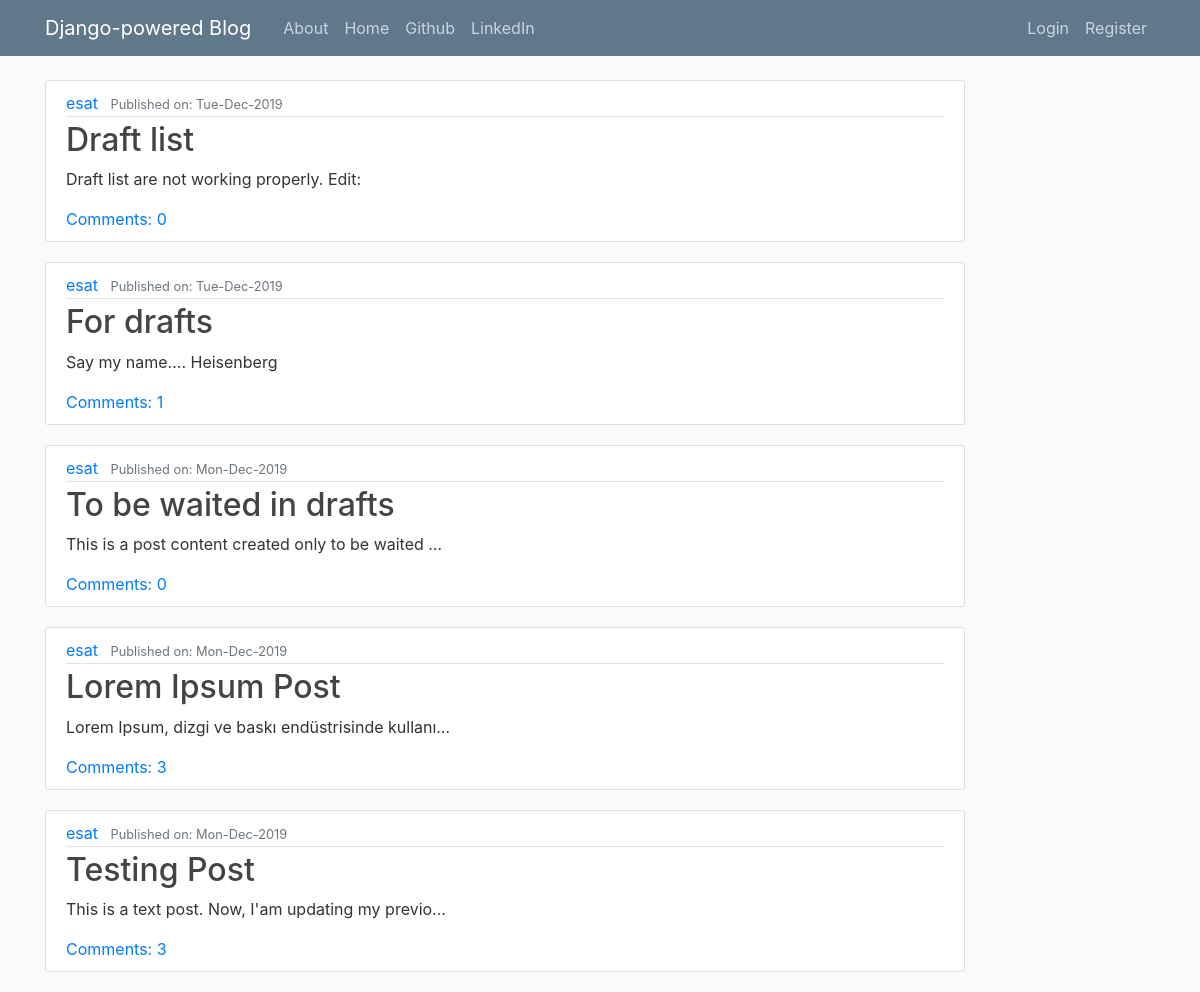
The page / on the database its author committed.
### blog/models.py (models this page shows, shortened)
class Post(models.Model):
    author = models.ForeignKey('auth.User', on_delete=models.CASCADE)
    title = models.CharField(max_length=200)
    text = models.TextField()
    create_date = models.DateTimeField(default=timezone.now)
    published_date = models.DateTimeField(blank=True, null=True)
    last_publication_date = models.DateTimeField(blank=True, null=True)
    def approve_comments(self):
        return self.comments.filter(approved_comment=True)

### blog/views.py (the view)
# urls.py: path('', views.PostListView.as_view(), name='post_list'),
class PostListView(ListView):
    model = Post
    def get_queryset(self):
        return Post.objects.filter(published_date__lte = timezone.now()).order_by('-published_date')

### blog/templates/blog/post_list.html
{% extends "blog/base.html" %}
{% block content %}
{% for post in post_list %}
<article class="media content-section">
  <div class="media-body">
    <div class="article-metadata">
      <a class="mr-2" href="#">{{ post.author }}</a>
      <small class="text-muted">Published on: {{ post.published_date|date:"D-M-Y" }}</small>
    </div>
    <h2><a class="article-title" href="{% url 'blog:post_details' pk=post.pk %}">{{ post.title }}</a></h2>
    <p>{{post.text|truncatechars:50}}</p>
    <a href="{% url 'blog:post_details' pk=post.pk %}">Comments: {{post.approve_comments.count}}</a>
  </div>
</article>
{% endfor %}
{% endblock %}

### blog/templates/blog/base.html (shortened to what this page needs)
<!DOCTYPE html>
{% load staticfiles %}
<html lang="en" dir="ltr">
  <head>
    <link rel="stylesheet" href="https://maxcdn.bootstrapcdn.com/bootstrap/4.0.0/css/bootstrap.min.css">
    <link rel="stylesheet" href="{% static 'css/blog.css' %}">
    </head>
    <body>
    <header class="site-header">
      <nav class="navbar navbar-expand-md navbar-dark bg-steel fixed-top">
        <div class="container">
          <a class="navbar-brand mr-4" href="{% url 'blog:post_list' %}">Django-powered Blog</a>
          <div class="collapse navbar-collapse" id="navbarToggle">
            <div class="navbar-nav mr-auto">
              <a class="nav-item nav-link" href="{% url 'blog:about' %}">About</a>
              <a class="nav-item nav-link" href="{% url 'blog:post_list' %}">Home</a>
              <a class="nav-item nav-link" href="https://www.github.com">Github</a>
              <a class="nav-item nav-link" href="https://www.linkedin.com">LinkedIn</a>
            </div>
            <div class="navbar-nav">
              {% if user.is_authenticated %}
                <a class="nav-item nav-link" href="{% url 'blog:post_new' %}">New Post</a>
                <a class="nav-item nav-link" href="{% url 'blog:post_draft_list' %}">Drafts</a>
                <a class="nav-item nav-link" href="{% url 'logout' %}">Logout</a>
                <a class="nav-item nav-link" href="#"> Welcome {{user.username.capitalize}}</a>
              {% else %}
                <a class="nav-item nav-link " href="{% url 'login' %}">
                 Login
                </a>
                <a class="nav-item nav-link" href="#">
                   Register</a>
              {% endif %}
            </div>
          </div>
        </div>
      </nav>
    </header>
    <div class="content container">
      <div class="row">
        <div class="col-md-10">
          <div>
            {% block content %}
            {% endblock %}
          </div>
        </div>
      </div>
    </div>
  </body>
</html>

### blog/static/css/blog.css (style rules this page uses)
body { background: #fafafa; color: #333333; margin-top: 5rem; }
h1, h2, h3, h4, h5, h6 { color: #444444; }
.bg-steel { background-color: #5f788a; }
.site-header .navbar-nav .nav-link { color: #cbd5db; }
.content-section { background: #ffffff; padding: 10px 20px; border: 1px solid #dddddd; border-radius: 3px; margin-bottom: 20px; }
.article-title { color: #444444; }
.article-metadata { padding-bottom: 1px; margin-bottom: 4px; border-bottom: 1px solid #e3e3e3 }

### rows shown on the page
Post: author "esat", published_date "Tue-Dec-2019", title "Draft list", text "Draft list are not working properly. Edit:", approve_comments.count "0"
Post: author "esat", published_date "Tue-Dec-2019", title "For drafts", text "Say my name.... Heisenberg", approve_comments.count "1"
Post: author "esat", published_date "Mon-Dec-2019", title "To be waited in drafts", text "This is a post content created only to be waited …", approve_comments.count "0"
Post: author "esat", published_date "Mon-Dec-2019", title "Lorem Ipsum Post", text "Lorem Ipsum, dizgi ve baskı endüstrisinde kullanı…", approve_comments.count "3"
Post: author "esat", published_date "Mon-Dec-2019", title "Testing Post", text "This is a text post. Now, I'am updating my previo…", approve_comments.count "3"
